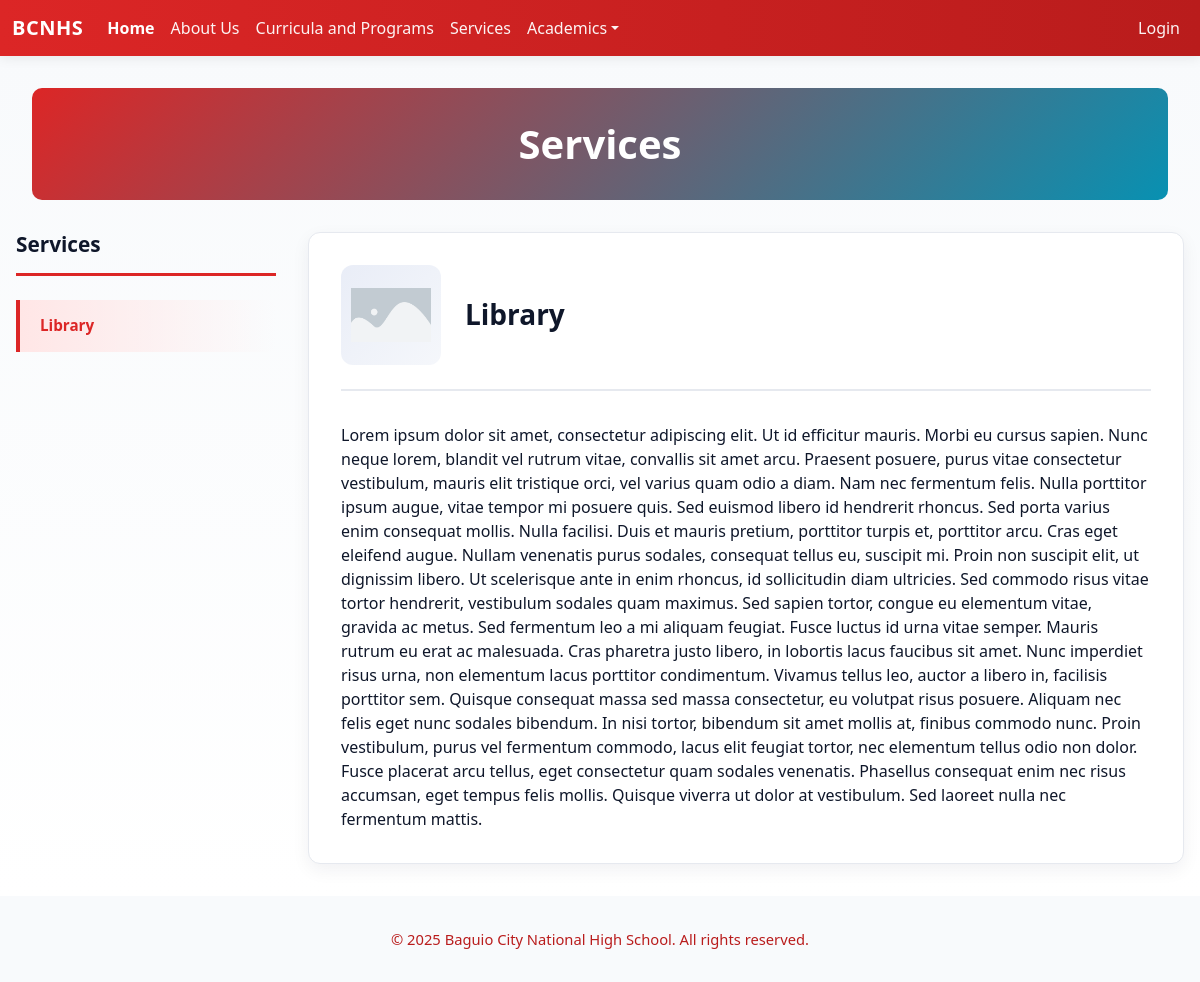
The app's page /services/index.php with its own data.
### tables this page shows
CREATE TABLE `services` (
  `id` int(11) NOT NULL,
  `title` text NOT NULL,
  `content` text NOT NULL,
  `location` text NOT NULL,
  `imgPath` text NOT NULL
);

### functions/functions.php (called while the page is built, shortened)
<?php
class Database {
    private $pdo;
    public function __construct() {
        $host = 'localhost';
        $user = 'root';
        $pass = '';
        $dbname = 'bcnhs';
        $charset = 'utf8mb4';
        try {
            $dsn = "mysql:host=$host;dbname=$dbname;charset=$charset";
            $options = [
                PDO::ATTR_ERRMODE            => PDO::ERRMODE_EXCEPTION,
                PDO::ATTR_DEFAULT_FETCH_MODE => PDO::FETCH_ASSOC,
                PDO::ATTR_EMULATE_PREPARES   => false,
            ];
            $this->pdo = new PDO($dsn, $user, $pass, $options);
        } catch (PDOException $e) {
            die("connection failed: " . $e->getMessage());
        }
    }
    public function getPDO() {
        return $this->pdo;
    }
}
class ServicesModule {
    private $pdo;
    public function __construct() {
        $db = new Database();
        $this->pdo = $db->getPDO();
    }
    public function fetchServices() {
        $fetch = $this->pdo->query("SELECT * FROM services");
        return $fetch->fetchAll();
    }
}
?>

### services/index.php (the view, shortened to what this page needs)
<!DOCTYPE html>
<html lang="en">
<head>
    <link href="../node_modules/bootstrap/dist/css/bootstrap.min.css" rel="stylesheet">
    <link href="../css/style.css" rel="stylesheet">
</head>
<body>
    <?php
include('../functions/functions.php');
$servicesModule = new ServicesModule();
$services = $servicesModule->fetchServices();
?>
<!DOCTYPE html>
<html lang="en">
<head>
    <link href="../node_modules/bootstrap/dist/css/bootstrap.min.css" rel="stylesheet">
    <link href="../css/style.css" rel="stylesheet">
</head>
<body>
    <?php include('../includes/header.php'); ?>
    <main class="services-main">
        <h1 style="text-align: center; margin-bottom: 2rem; font-size: 2.5rem; font-weight: 700; color: white; background: linear-gradient(135deg, var(--color-primary), var(--color-secondary)); padding: 2rem 1rem; border-radius: 10px; margin: 0 1rem 2rem 1rem;">Services</h1>
        <div class="services-wrapper">
            <aside class="services-sidebar">
                <h2 class="services-sidebar-title">Services</h2>
                <nav class="services-nav">
                    <ul class="services-list">
                        <?php foreach($services as $index => $service) { ?>
                        <li><a href="#service-<?php echo $index; ?>" class="service-link <?php echo $index === 0 ? 'active' : ''; ?>" data-service="<?php echo $index; ?>"><?php echo $service['title'] ?></a></li>
                        <?php } ?>
                    </ul>
                </nav>
            </aside>
            <section class="services-content">
                <?php foreach($services as $index => $service) { ?>
                <div id="service-<?php echo $index; ?>" class="service-detail <?php echo $index === 0 ? 'active' : ''; ?>">
                    <div class="service-header">
                        <div class="service-icon">
                            <?php if(!empty($service['imgPath']) && file_exists('../uploads/services/' . $service['imgPath'])): ?>
                                <img src="../uploads/services/<?php echo $service['imgPath'] ?>" alt="<?php echo $service['title'] ?>">
                            <?php endif; ?>
                        </div>
                        <h2 class="service-title"><?php echo $service['title'] ?></h2>
                    </div>
                    <div class="service-body">
                        <?php echo $service['content'] ?>
                    </div>
                </div>
                <?php } ?>
            </section>
        </div>
    </main>
    <?php
    include('../includes/footer.php'); ?>
</body>
</html>

### css/style.css (style rules this page uses)
:root { --color-primary: #dc2626; --color-primary-600: #b91c1c; --color-primary-100: #ffe6e6; --color-secondary: #0891b2; --color-secondary-600: #046e75; --color-accent: #f97316; --color-bg: #ffffff; --color-surface: #f8fafc; --color-muted: #6b7280; --color-text: #0f172a; --color-border: #e6e9ef; --color-muted-200: #9ca3af; }
body { color: var(--color-text); background: var(--color-bg); }
a { color: var(--color-primary); }
.services-main { padding: 2rem 1rem; background: linear-gradient(180deg, var(--color-surface), var(--color-bg)); min-height: calc(100vh - 140px); }
.services-wrapper { max-width: 1400px; margin: 0 auto; display: grid; grid-template-columns: 260px 1fr; gap: 2rem; }
.services-sidebar { height: fit-content; }
.services-sidebar-title { font-size: 1.3rem; font-weight: 700; color: var(--color-text); margin: 0 0 1.5rem 0; padding-bottom: 1rem; border-bottom: 3px solid var(--color-primary); }
.services-list { list-style: none; padding: 0; margin: 0; display: flex; flex-direction: column; gap: 0.25rem; }
.service-link { display: block; padding: 0.9rem 1.25rem; color: var(--color-muted); text-decoration: none; font-size: 0.95rem; border-left: 4px solid transparent; border-radius: 0 8px 8px 0; transition: all 0.2s ease; background: var(--color-bg); }
.service-link.active { background: linear-gradient(90deg, var(--color-primary-100), transparent); color: var(--color-primary); border-left-color: var(--color-primary); font-weight: 600; }
.services-content { width: 100%; }
.service-detail { background: var(--color-bg); border-radius: 12px; padding: 2rem; margin-bottom: 2rem; box-shadow: 0 6px 18px rgba(12, 22, 43, 0.06); border: 1px solid var(--color-border); scroll-margin-top: 100px; }
.service-detail:last-child { margin-bottom: 0; }
.service-header { display: flex; align-items: center; gap: 1.5rem; margin-bottom: 2rem; padding-bottom: 1.5rem; border-bottom: 2px solid var(--color-border); }
.service-icon { width: 100px; height: 100px; flex: 0 0 100px; display: flex; align-items: center; justify-content: center; background: linear-gradient(135deg, #e9edf7 0%, #f5f7fb 100%); border-radius: 12px; overflow: hidden; }
.service-icon img { width: 100%; height: 100%; object-fit: contain; display: block; padding: 10px; }
.service-title { font-size: 1.75rem; font-weight: 700; color: var(--color-text); margin: 0; }
.service-body { width: 100%; }

### records on screen
services: title "Library", imgPath (picture), content "Lorem ipsum dolor sit amet, consectetur adipiscing elit. Ut id efficitur mauris. Morbi eu cursus sapien. Nunc neque lorem, blandit vel rutrum vitae, convallis sit amet arcu. Praesent posuere, purus vitae consectetur vestibulum, mauris elit tristique orci, vel varius quam odio a diam. Nam nec fermentum felis. Nulla porttitor ipsum augue, vitae tempor mi posuere quis. Sed euismod libero id hendrerit rhoncus. Sed porta varius enim consequat mollis. Nulla facilisi. Duis et mauris pretium, porttitor turpis et, porttitor arcu. Cras eget eleifend augue. Nullam venenatis purus sodales, consequat tellus eu, suscipit mi. Proin non suscipit elit, ut dignissim libero. Ut scelerisque ante in enim…"
